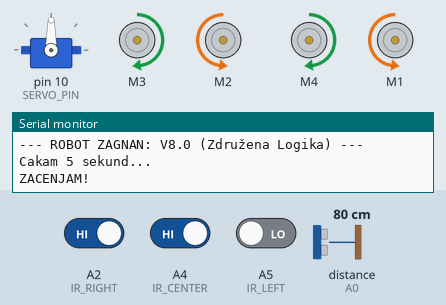
The sketch below on a simulated Arduino Uno, built with avr-gcc and run on an emulated ATmega328P. Shown: servo, 4 × DC motor (green arrow = forward, orange = backward, longer = faster), the last lines printed to the serial monitor. Inputs (shaded band) come from the test bench; at power-on: distance to the obstacle (sensor on A0) 80 cm, A4 (IR_CENTER) HIGH, A2 (IR_RIGHT) HIGH, A5 (IR_LEFT) LOW. The echo pulse lasts 58.3 µs per cm.

Above: at 4.2 s.
4.3 s: distance to the obstacle (sensor on A0) set to 11 cm
5.8 s: distance to the obstacle (sensor on A0) set to 8 cm
At 6.6 s:
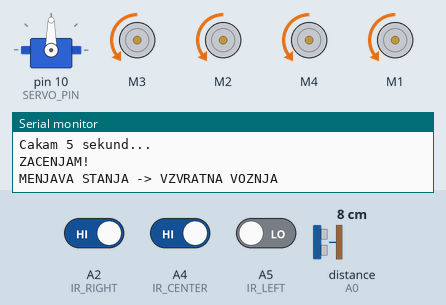
8.8 s: distance to the obstacle (sensor on A0) set to 35 cm
At 10.7 s:
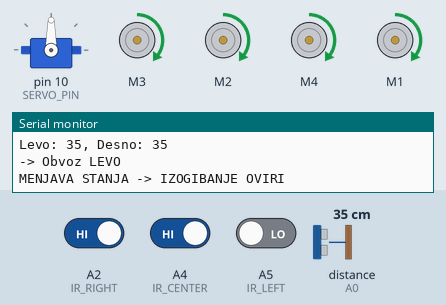
11.8 s: A4 (IR_CENTER) driven LOW
13.4 s: A4 (IR_CENTER) driven HIGH
At 14.3 s:
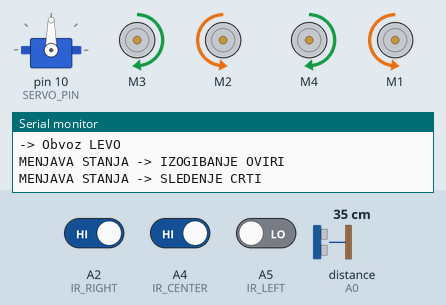
14.9 s: A2 (IR_RIGHT) driven LOW
At 15.6 s:
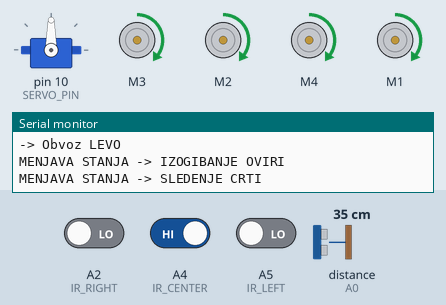
Timing chart, 0 to 17.4 s (numbered marks = the images above; inputs shaded):
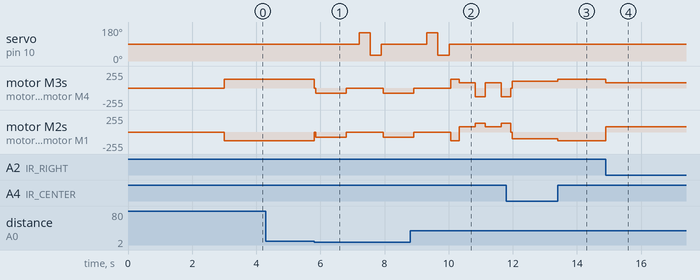

Measured:
- the behaviour switches between 10 and 9 cm on distance to the obstacle (sensor on A0) (found by bisection; images 0 and 1)
- after the input at 4.3 s, every drawn part: stays the same
- after the input at 5.8 s, servo on pin 10 (SERVO_PIN): 90° → 150° after 1.4 s, → 30° 0.35 s later, → 90° 0.35 s later; motor M3, motor M4: forward 130/255 → backward 80/255 at once, → stopped 1.0 s later, → backward 80/255 1.2 s later; motor M2, motor M1: backward 130/255 → backward 80/255 at once, → stopped 1.0 s later, → backward 80/255 1.2 s later
- after the input at 8.8 s, servo on pin 10 (SERVO_PIN): goes on until 10.0 s, then stays 90°
- after the input at 13.4 s, motor M3, motor M4: forward 100/255 → forward 130/255 at once; motor M2, motor M1: backward 100/255 → backward 130/255 at once
- after the input at 14.9 s, motor M3, motor M4: forward 130/255 → forward 80/255 at once; motor M2, motor M1: backward 130/255 → forward 80/255 at once

The sketch:

Folowing_and_obstacle_avoidance.ino
```cpp
#include <NewPing.h>
#include <Servo.h>
#include <AFMotor.h>

// --- PIN DEFINICIJE
#define IR_LEFT A5
#define IR_CENTER A4
#define IR_RIGHT A2
#define TRIGGER_PIN A1
#define ECHO_PIN A0
#define SERVO_PIN 10
#define MAX_DISTANCE 200

// --- NASTAVITEV MOTORJEV (AFMotor Shield) ---
AF_DCMotor motorFL(3), motorFR(2), motorRL(4), motorRR(1);

// --- KONSTANTE ZA HITROST IN PRAGE  ---
const int OBSTACLE_THRESHOLD = 10;
const int MIN_CLEARANCE = 20;
const int BASE_SPEED = 80;
const int PIVOT_SPEED = 130;
const int LIGHT_ADJUST_SPEED = 100;

// --- SERVO KOTI ---
const int SCAN_CENTER = 90;
const int SCAN_LEFT = 150;
const int SCAN_RIGHT = 30;

// --- KONSTANTE ZA ČAS ---
const unsigned long START_DELAY_TIME = 3000;  // 3 sekundni zamik
const unsigned long REVERSE_TIME = 1000;
const unsigned long AVOID_TURN_TIME = 300;
const unsigned long AVOID_FORWARD_TIME = 500;
const unsigned long SERVO_SETTLE_TIME = 350;
const unsigned long LOST_LINE_TIMEOUT = 20; // Čas pred agresivnim iskanjem
const unsigned long STATE_INTERVAL = 10;
const unsigned long STATE_COOLDOWN_TIME = 50;

// --- SPREMENLJIVKE STANJA ---
enum State { LINE_FOLLOW, OBSTACLE_AVOID, SCANNING, REVERSING };
enum Direction { LEFT, RIGHT, NONE };
State currentState = LINE_FOLLOW;
Direction lastDirection = NONE;
unsigned long stateStartTime = 0;
unsigned long lastSeenTime = 0;
unsigned long lastStateExecuteTime = 0;
unsigned long stateChangeTime = 0;
int avoidStep = 0;

// --- SENZORJI ---
NewPing sonar(TRIGGER_PIN, ECHO_PIN, MAX_DISTANCE);
Servo scanServo;

float filteredDistance = MAX_DISTANCE;
const float SMOOTHING_FACTOR = 0.4;
int lastSpeed = -1;

// -----------------------------------------------------------------------
// LOW-LEVEL FUNKCIJE GIBANJA (Optimizirane)
// -----------------------------------------------------------------------

void setAllMotorSpeeds(int speed) {
  int s = constrain(speed, 0, 255);
  if (s != lastSpeed) {
    motorFL.setSpeed(s);
    motorFR.setSpeed(s);
    motorRL.setSpeed(s);
    motorRR.setSpeed(s);
    lastSpeed = s;
  }
}

void moveForward(int speed) {
  setAllMotorSpeeds(speed);
  motorFL.run(FORWARD);
  motorFR.run(FORWARD);
  motorRL.run(FORWARD);
  motorRR.run(FORWARD);
}

void moveBackward(int speed) {
  setAllMotorSpeeds(speed);
  motorFL.run(BACKWARD);
  motorFR.run(BACKWARD);
  motorRL.run(BACKWARD);
  motorRR.run(BACKWARD);
}

void pivotLeft(int speed) {
  setAllMotorSpeeds(speed);
  motorFL.run(BACKWARD);
  motorRL.run(BACKWARD);
  motorFR.run(FORWARD);
  motorRR.run(FORWARD);
}

void pivotRight(int speed) {
  setAllMotorSpeeds(speed);
  motorFL.run(FORWARD);
  motorRL.run(FORWARD);
  motorFR.run(BACKWARD);
  motorRR.run(BACKWARD);
}

void stopMotors() {
  setAllMotorSpeeds(0);
  motorFL.run(RELEASE);
  motorFR.run(RELEASE);
  motorRL.run(RELEASE);
  motorRR.run(RELEASE);
}

// -----------------------------------------------------------------------
// FUNKCIJE STANJA IN SENZORJEV
// -----------------------------------------------------------------------

void updateDistance() {
  unsigned int cm = sonar.ping_cm();
  if (cm > 0 && cm < MAX_DISTANCE) {
    filteredDistance = SMOOTHING_FACTOR * (float)cm + (1.0 - SMOOTHING_FACTOR) * filteredDistance;
  } else {
    if (filteredDistance > MAX_DISTANCE) filteredDistance = MAX_DISTANCE;
  }
}

void changeState(State newState) {
  currentState = newState;
  stateStartTime = millis();
  lastStateExecuteTime = millis();
  stateChangeTime = millis();
  stopMotors();
  avoidStep = 0;

  Serial.print("MENJAVA STANJA -> ");
  switch(newState) {
    case LINE_FOLLOW: Serial.println("SLEDENJE CRTI"); break;
    case REVERSING: Serial.println("VZVRATNA VOZNJA"); break;
    case SCANNING: Serial.println("SKENIRANJE"); break;
    case OBSTACLE_AVOID: Serial.println("IZOGIBANJE OVIRI"); break;
  }
}

void readIRSensors(bool& L, bool& C, bool& R) {
  // PREDPOSTAVLJENA LOGIKA: LOW = Zaznano črno črto (1), HIGH = Bel (0)
  L = (digitalRead(IR_LEFT) == LOW);
  C = (digitalRead(IR_CENTER) == LOW);
  R = (digitalRead(IR_RIGHT) == LOW);

  if (L || C || R) {
    lastSeenTime = millis();
  }
}

// -----------------------------------------------------------------------
// FUNKCIJE ZA RAVNANJE S STANJI
// -----------------------------------------------------------------------

// ***********************************************************************
// *** LOGIKA SLEDENJA  ***
// ***********************************************************************
void handleLineFollowing() {
  // 1. Preveri oviro
  if (filteredDistance < OBSTACLE_THRESHOLD) {
    changeState(REVERSING);
    return;
  }

  bool L, C, R;
  readIRSensors(L, C, R);

  // State Delay Guard
  if (millis() - lastStateExecuteTime < STATE_INTERVAL) return;
  lastStateExecuteTime = millis();

  // Logika SLEDENJA ČRTI

  // 1. Vsa stanja za VOŽNJO NARAVNOST (Najvišja prioriteta)
  // (0,1,0) = Samo center na črti
  // (1,1,1) = Prečna črta
  // (1,0,1) = Nenavadno stanje, gre naravnost
  if ( (!L && C && !R) || (L && C && R) || (L && !C && R) ) {
      moveForward(BASE_SPEED); // Uporabi vašo hitrost
      lastDirection = NONE;
  }
  // 2. NEŽEN ZAVOJ LEVO (C+R)
  else if (!L && C && R) {
      pivotLeft(LIGHT_ADJUST_SPEED); // Uporabi vašo hitrost
      lastDirection = LEFT;
  }
  // 3. NEŽEN ZAVOJ DESNO (L+C)
  else if (L && C && !R) {
      pivotRight(LIGHT_ADJUST_SPEED); // Uporabi vašo hitrost
      lastDirection = RIGHT;
  }
  // 4. OSTER ZAVOJ LEVO (SAMO R)
  else if (!L && !C && R) {
      pivotLeft(PIVOT_SPEED); // Uporabi vašo hitrost
      lastDirection = LEFT;
  }
  // 5. OSTER ZAVOJ DESNO (SAMO L)
  else if (L && !C && !R) {
      pivotRight(PIVOT_SPEED); // Uporabi vašo hitrost
      lastDirection = RIGHT;
  }
  // 6. IZGUBLJENA ČRTA (Vsi FALSE: 0,0,0)
  else if (!L && !C && !R) {
      // Agresivno iskanje v smeri zadnjega zavoja, če je preteklo preveč časa
      if (millis() - lastSeenTime > LOST_LINE_TIMEOUT) {
          if (lastDirection == LEFT) {
            pivotLeft(PIVOT_SPEED);
          } else if (lastDirection == RIGHT) {
            pivotRight(PIVOT_SPEED);
          } else {
             pivotLeft(PIVOT_SPEED);
          }
      } else {
          stopMotors(); // Kratka pavza pred iskanjem
      }
  }
  // 7. OSTALI PRIMERI - Varnostna ustavitev
  else {
      stopMotors();
  }
}
// ***********************************************************************
// *** Konec logike sledenja ***
// ***********************************************************************


void handleReversing(unsigned long currentTime) {
  if (currentTime - stateStartTime < REVERSE_TIME) {
    moveBackward(BASE_SPEED); // Uporabi vašo hitrost
  } else {
    changeState(SCANNING);
  }
}

void handleScanning(unsigned long currentTime) {
  static int leftDist = 0, rightDist = 0;

  if (avoidStep > 0 && currentTime - stateStartTime < SERVO_SETTLE_TIME) {
    return;
  }

  switch (avoidStep) {
    case 0:
      scanServo.write(SCAN_CENTER);
      stateStartTime = currentTime;
      avoidStep++;
      break;

    case 1:
      scanServo.write(SCAN_LEFT);
      stateStartTime = currentTime;
      avoidStep++;
      break;

    case 2:
      leftDist = (int)filteredDistance;
      Serial.print("Levo: "); Serial.print(leftDist);
      scanServo.write(SCAN_RIGHT);
      stateStartTime = currentTime;
      avoidStep++;
      break;

    case 3:
      rightDist = (int)filteredDistance;
      Serial.print(", Desno: "); Serial.println(rightDist);
      scanServo.write(SCAN_CENTER);

      if (rightDist > MIN_CLEARANCE || leftDist > MIN_CLEARANCE) {
          if (rightDist > leftDist) {
            lastDirection = RIGHT;
            Serial.println("-> Obvoz DESNO");
          } else {
            lastDirection = LEFT;
            Serial.println("-> Obvoz LEVO");
          }
          changeState(OBSTACLE_AVOID);
      } else {
          Serial.println("-> Premalo prostora. Vzvratna vožnja.");
          changeState(REVERSING);
      }
      avoidStep = 0;
      break;
  }
}

void handleObstacleAvoidance(unsigned long currentTime) {
  if (currentTime - lastStateExecuteTime < STATE_INTERVAL) return;
  lastStateExecuteTime = currentTime;

  bool bypassRight = (lastDirection == RIGHT);

  unsigned long requiredTime;
  if (avoidStep == 1 || avoidStep == 3) {
      requiredTime = AVOID_FORWARD_TIME;
  } else {
      requiredTime = AVOID_TURN_TIME;
  }

  if (currentTime - stateStartTime >= requiredTime) {
    avoidStep++;
    stateStartTime = currentTime;
  }

  switch (avoidStep) {
    case 0:
      (bypassRight) ? pivotLeft(PIVOT_SPEED) : pivotRight(PIVOT_SPEED); // Uporabi 180
      break;
    case 1:
      moveForward(BASE_SPEED); // Uporabi 80
      break;
    case 2:
      (bypassRight) ? pivotRight(PIVOT_SPEED) : pivotLeft(PIVOT_SPEED); // Uporabi 180
      break;
    case 3:
      moveForward(BASE_SPEED); // Uporabi 80
      break;
    case 4:
      (bypassRight) ? pivotRight(PIVOT_SPEED) : pivotLeft(PIVOT_SPEED); // Uporabi 180
      break;
    case 5:
      changeState(LINE_FOLLOW);
      break;
  }
}

// -----------------------------------------------------------------------
// SETUP IN LOOP
// -----------------------------------------------------------------------

void setup() {
  Serial.begin(9600);
  Serial.println("--- ROBOT ZAGNAN: V8.0 (Združena Logika) ---");

  pinMode(IR_LEFT, INPUT);
  pinMode(IR_CENTER, INPUT);
  pinMode(IR_RIGHT, INPUT);

  scanServo.attach(SERVO_PIN);
  scanServo.write(SCAN_CENTER);

  stopMotors();
  stateStartTime = millis();

  // 3-sekundni zamik ob zagonu
  Serial.println("Cakam 5 sekund...");
  delay(START_DELAY_TIME);
  Serial.println("ZACENJAM!");
}

void loop() {
  unsigned long currentTime = millis();

  if (currentTime - stateChangeTime < STATE_COOLDOWN_TIME) {
    stopMotors();
    return;
  }

  updateDistance();

  switch (currentState) {
    case LINE_FOLLOW:
      handleLineFollowing();
      break;
    case REVERSING:
      handleReversing(currentTime);
      break;
    case SCANNING:
      handleScanning(currentTime);
      break;
    case OBSTACLE_AVOID:
      handleObstacleAvoidance(currentTime);
      break;
  }
}
```
